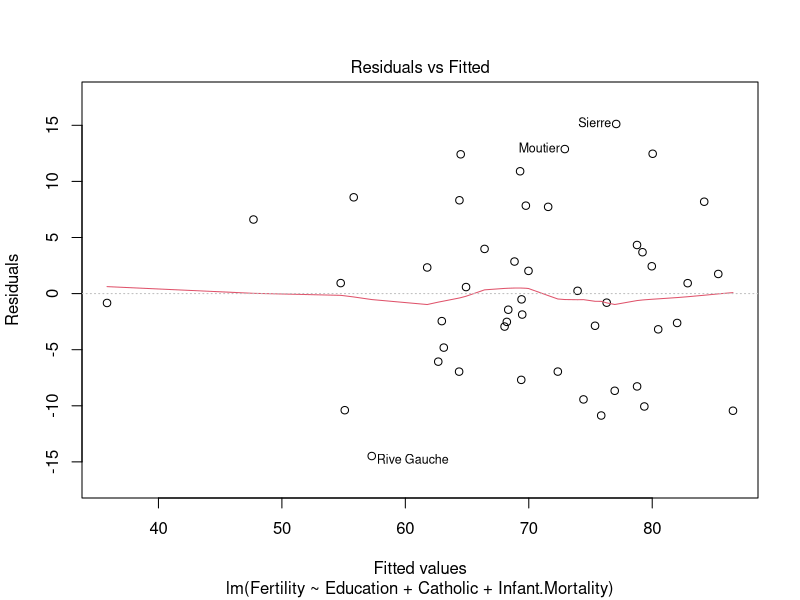
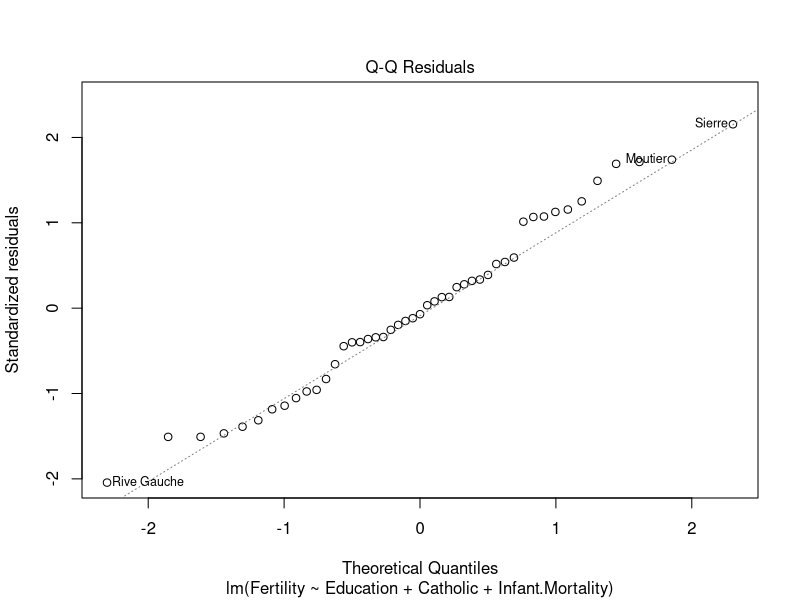
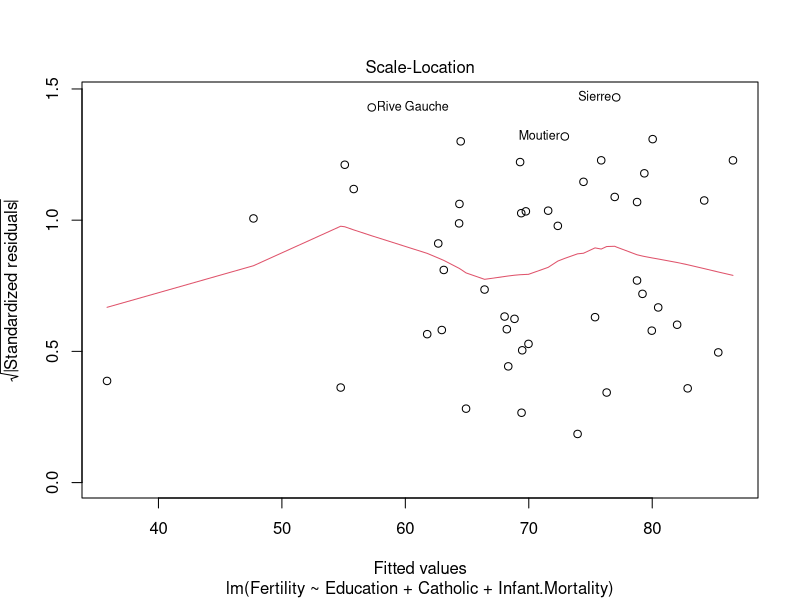
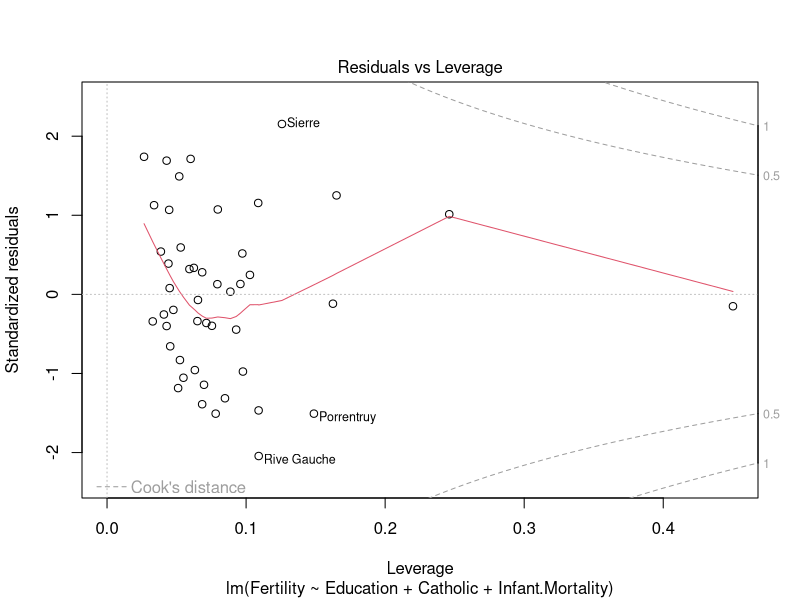
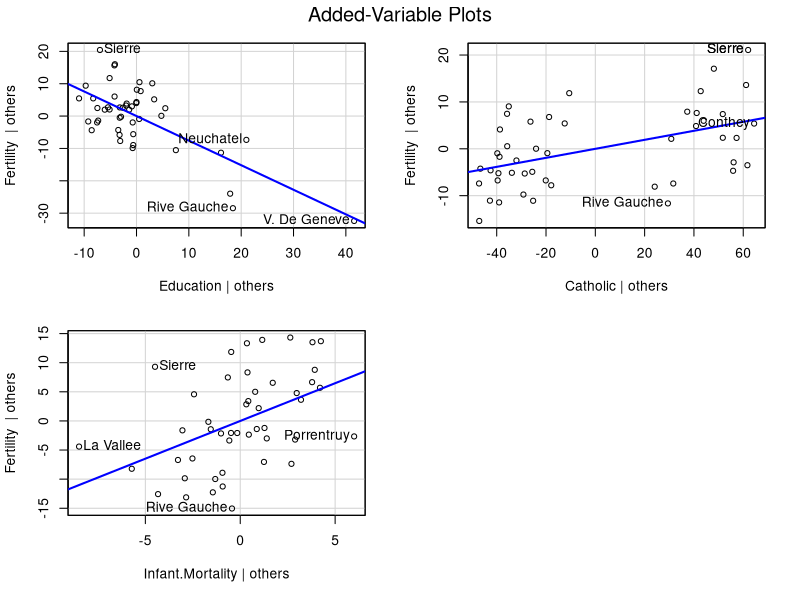

R code for these plots, in order:
## ---- chunk 1
library(tidyverse)
library(datasets)
library(MASS)
library(car)
library(leaps)
swiss<-swiss
## ---- chunk 2
mlr<-lm(Fertility ~ Education + Catholic + Infant.Mortality, data=swiss)
## ---- chunk 3
plot(mlr)
## ---- chunk 4
avPlots(mlr)
## ---- chunk 5
##externally studentized variables for leverage and outliers
hii<- lm.influence(mlr)$hat # leverages
ext.student<- rstudent(mlr) # externalized student residuals
n<- nrow(swiss)
p<- 4 # 4 total parameters
## ---- chunk 6
sort(ext.student[abs(ext.student)])
## ---- chunk 7
sort(abs(cooks.distance(mlr))>=1)
## ---- chunk 8
##comparing data to look for high leverage 
hii[hii>2*p/n]
## ---- chunk 9
sort(hii)
## ---- chunk 10
### measuring for observational influence based on DFFITS
fits<-dffits(mlr)
sort(abs(fits) >= 2*sqrt(p/n))
